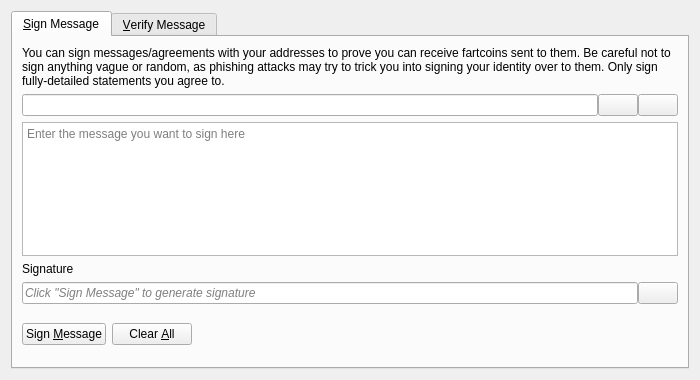
<?xml version="1.0" encoding="UTF-8"?>
<ui version="4.0">
 <class>SignVerifyMessageDialog</class>
 <widget class="QDialog" name="SignVerifyMessageDialog">
  <property name="geometry">
   <rect>
    <x>0</x>
    <y>0</y>
    <width>700</width>
    <height>380</height>
   </rect>
  </property>
  <property name="windowTitle">
   <string>Signatures - Sign / Verify a Message</string>
  </property>
  <property name="modal">
   <bool>true</bool>
  </property>
  <layout class="QVBoxLayout" name="verticalLayout">
   <item>
    <widget class="QTabWidget" name="tabWidget">
     <property name="currentIndex">
      <number>0</number>
     </property>
     <widget class="QWidget" name="tabSignMessage">
      <attribute name="title">
       <string>&amp;Sign Message</string>
      </attribute>
      <layout class="QVBoxLayout" name="verticalLayout_SM">
       <item>
        <widget class="QLabel" name="infoLabel_SM">
         <property name="text">
          <string>You can sign messages/agreements with your addresses to prove you can receive fartcoins sent to them. Be careful not to sign anything vague or random, as phishing attacks may try to trick you into signing your identity over to them. Only sign fully-detailed statements you agree to.</string>
         </property>
         <property name="textFormat">
          <enum>Qt::PlainText</enum>
         </property>
         <property name="wordWrap">
          <bool>true</bool>
         </property>
        </widget>
       </item>
       <item>
        <layout class="QHBoxLayout" name="horizontalLayout_1_SM">
         <property name="spacing">
          <number>0</number>
         </property>
         <item>
          <widget class="QValidatedLineEdit" name="addressIn_SM">
           <property name="toolTip">
            <string>The Fartcoin address to sign the message with</string>
           </property>
          </widget>
         </item>
         <item>
          <widget class="QPushButton" name="addressBookButton_SM">
           <property name="toolTip">
            <string>Choose previously used address</string>
           </property>
           <property name="text">
            <string/>
           </property>
           <property name="icon">
            <iconset resource="../bitcoin.qrc">
             <normaloff>:/icons/address-book</normaloff>:/icons/address-book</iconset>
           </property>
           <property name="shortcut">
            <string>Alt+A</string>
           </property>
           <property name="autoDefault">
            <bool>false</bool>
           </property>
          </widget>
         </item>
         <item>
          <widget class="QPushButton" name="pasteButton_SM">
           <property name="toolTip">
            <string>Paste address from clipboard</string>
           </property>
           <property name="text">
            <string/>
           </property>
           <property name="icon">
            <iconset resource="../bitcoin.qrc">
             <normaloff>:/icons/editpaste</normaloff>:/icons/editpaste</iconset>
           </property>
           <property name="shortcut">
            <string>Alt+P</string>
           </property>
           <property name="autoDefault">
            <bool>false</bool>
           </property>
          </widget>
         </item>
        </layout>
       </item>
       <item>
        <widget class="QPlainTextEdit" name="messageIn_SM">
         <property name="toolTip">
          <string>Enter the message you want to sign here</string>
         </property>
         <property name="placeholderText">
          <string>Enter the message you want to sign here</string>
         </property>
        </widget>
       </item>
       <item>
        <widget class="QLabel" name="signatureLabel_SM">
         <property name="text">
          <string>Signature</string>
         </property>
         <property name="textFormat">
          <enum>Qt::PlainText</enum>
         </property>
        </widget>
       </item>
       <item>
        <layout class="QHBoxLayout" name="horizontalLayout_2_SM">
         <property name="spacing">
          <number>0</number>
         </property>
         <item>
          <widget class="QLineEdit" name="signatureOut_SM">
           <property name="placeholderText">
            <string>Click "Sign Message" to generate signature</string>
           </property>
           <property name="font">
            <font>
             <italic>true</italic>
            </font>
           </property>
           <property name="readOnly">
            <bool>true</bool>
           </property>
          </widget>
         </item>
         <item>
          <widget class="QPushButton" name="copySignatureButton_SM">
           <property name="toolTip">
            <string>Copy the current signature to the system clipboard</string>
           </property>
           <property name="text">
            <string/>
           </property>
           <property name="icon">
            <iconset resource="../bitcoin.qrc">
             <normaloff>:/icons/editcopy</normaloff>:/icons/editcopy</iconset>
           </property>
           <property name="autoDefault">
            <bool>false</bool>
           </property>
          </widget>
         </item>
        </layout>
       </item>
       <item>
        <layout class="QHBoxLayout" name="horizontalLayout_3_SM">
         <item>
          <widget class="QPushButton" name="signMessageButton_SM">
           <property name="toolTip">
            <string>Sign the message to prove you own this Fartcoin address</string>
           </property>
           <property name="text">
            <string>Sign &amp;Message</string>
           </property>
           <property name="icon">
            <iconset resource="../bitcoin.qrc">
             <normaloff>:/icons/edit</normaloff>:/icons/edit</iconset>
           </property>
           <property name="autoDefault">
            <bool>false</bool>
           </property>
          </widget>
         </item>
         <item>
          <widget class="QPushButton" name="clearButton_SM">
           <property name="toolTip">
            <string>Reset all sign message fields</string>
           </property>
           <property name="text">
            <string>Clear &amp;All</string>
           </property>
           <property name="icon">
            <iconset resource="../bitcoin.qrc">
             <normaloff>:/icons/remove</normaloff>:/icons/remove</iconset>
           </property>
           <property name="autoDefault">
            <bool>false</bool>
           </property>
          </widget>
         </item>
         <item>
          <spacer name="horizontalSpacer_1_SM">
           <property name="orientation">
            <enum>Qt::Horizontal</enum>
           </property>
           <property name="sizeHint" stdset="0">
            <size>
             <width>40</width>
             <height>48</height>
            </size>
           </property>
          </spacer>
         </item>
         <item>
          <widget class="QLabel" name="statusLabel_SM">
           <property name="font">
            <font>
             <weight>75</weight>
             <bold>true</bold>
            </font>
           </property>
           <property name="text">
            <string/>
           </property>
           <property name="wordWrap">
            <bool>true</bool>
           </property>
          </widget>
         </item>
         <item>
          <spacer name="horizontalSpacer_2_SM">
           <property name="orientation">
            <enum>Qt::Horizontal</enum>
           </property>
           <property name="sizeHint" stdset="0">
            <size>
             <width>40</width>
             <height>48</height>
            </size>
           </property>
          </spacer>
         </item>
        </layout>
       </item>
      </layout>
     </widget>
     <widget class="QWidget" name="tabVerifyMessage">
      <attribute name="title">
       <string>&amp;Verify Message</string>
      </attribute>
      <layout class="QVBoxLayout" name="verticalLayout_VM">
       <item>
        <widget class="QLabel" name="infoLabel_VM">
         <property name="text">
          <string>Enter the receiver's address, message (ensure you copy line breaks, spaces, tabs, etc. exactly) and signature below to verify the message. Be careful not to read more into the signature than what is in the signed message itself, to avoid being tricked by a man-in-the-middle attack. Note that this only proves the signing party receives with the address, it cannot prove sendership of any transaction!</string>
         </property>
         <property name="textFormat">
          <enum>Qt::PlainText</enum>
         </property>
         <property name="alignment">
          <set>Qt::AlignLeading|Qt::AlignLeft|Qt::AlignTop</set>
         </property>
         <property name="wordWrap">
          <bool>true</bool>
         </property>
        </widget>
       </item>
       <item>
        <layout class="QHBoxLayout" name="horizontalLayout_1_VM">
         <property name="spacing">
          <number>0</number>
         </property>
         <item>
          <widget class="QValidatedLineEdit" name="addressIn_VM">
           <property name="toolTip">
            <string>The Fartcoin address the message was signed with</string>
           </property>
          </widget>
         </item>
         <item>
          <widget class="QPushButton" name="addressBookButton_VM">
           <property name="toolTip">
            <string>Choose previously used address</string>
           </property>
           <property name="text">
            <string/>
           </property>
           <property name="icon">
            <iconset resource="../bitcoin.qrc">
             <normaloff>:/icons/address-book</normaloff>:/icons/address-book</iconset>
           </property>
           <property name="shortcut">
            <string>Alt+A</string>
           </property>
           <property name="autoDefault">
            <bool>false</bool>
           </property>
          </widget>
         </item>
        </layout>
       </item>
       <item>
        <widget class="QPlainTextEdit" name="messageIn_VM">
          <property name="toolTip">
            <string>The signed message to verify</string>
          </property>
          <property name="placeholderText">
            <string>The signed message to verify</string>
          </property>
        </widget>
       </item>
       <item>
        <widget class="QValidatedLineEdit" name="signatureIn_VM">
          <property name="toolTip">
            <string>The signature given when the message was signed</string>
          </property>
          <property name="placeholderText">
            <string>The signature given when the message was signed</string>
          </property>
        </widget>
       </item>
       <item>
        <layout class="QHBoxLayout" name="horizontalLayout_2_VM">
         <item>
          <widget class="QPushButton" name="verifyMessageButton_VM">
           <property name="toolTip">
            <string>Verify the message to ensure it was signed with the specified Fartcoin address</string>
           </property>
           <property name="text">
            <string>Verify &amp;Message</string>
           </property>
           <property name="icon">
            <iconset resource="../bitcoin.qrc">
             <normaloff>:/icons/transaction_0</normaloff>:/icons/transaction_0</iconset>
           </property>
           <property name="autoDefault">
            <bool>false</bool>
           </property>
          </widget>
         </item>
         <item>
          <widget class="QPushButton" name="clearButton_VM">
           <property name="toolTip">
            <string>Reset all verify message fields</string>
           </property>
           <property name="text">
            <string>Clear &amp;All</string>
           </property>
           <property name="icon">
            <iconset resource="../bitcoin.qrc">
             <normaloff>:/icons/remove</normaloff>:/icons/remove</iconset>
           </property>
           <property name="autoDefault">
            <bool>false</bool>
           </property>
          </widget>
         </item>
         <item>
          <spacer name="horizontalSpacer_1_VM">
           <property name="orientation">
            <enum>Qt::Horizontal</enum>
           </property>
           <property name="sizeHint" stdset="0">
            <size>
             <width>40</width>
             <height>48</height>
            </size>
           </property>
          </spacer>
         </item>
         <item>
          <widget class="QLabel" name="statusLabel_VM">
           <property name="font">
            <font>
             <weight>75</weight>
             <bold>true</bold>
            </font>
           </property>
           <property name="text">
            <string/>
           </property>
           <property name="wordWrap">
            <bool>true</bool>
           </property>
          </widget>
         </item>
         <item>
          <spacer name="horizontalSpacer_2_VM">
           <property name="orientation">
            <enum>Qt::Horizontal</enum>
           </property>
           <property name="sizeHint" stdset="0">
            <size>
             <width>40</width>
             <height>48</height>
            </size>
           </property>
          </spacer>
         </item>
        </layout>
       </item>
      </layout>
     </widget>
    </widget>
   </item>
  </layout>
 </widget>
 <customwidgets>
  <customwidget>
   <class>QValidatedLineEdit</class>
   <extends>QLineEdit</extends>
   <header>qt/qvalidatedlineedit.h</header>
  </customwidget>
 </customwidgets>
 <resources>
  <include location="../bitcoin.qrc"/>
 </resources>
 <connections/>
</ui>
